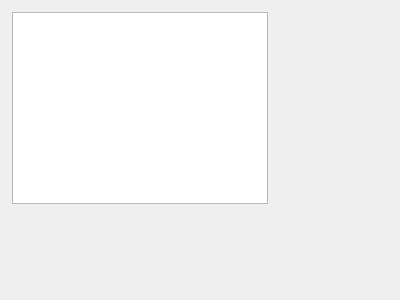
<?xml version="1.0" encoding="UTF-8"?>
<ui version="4.0">
 <class>widget</class>
 <widget class="QWidget" name="widget">
  <property name="geometry">
   <rect>
    <x>0</x>
    <y>0</y>
    <width>400</width>
    <height>300</height>
   </rect>
  </property>
  <property name="windowTitle">
   <string>widget</string>
  </property>
  <widget class="QGraphicsView" name="graphicsView">
   <property name="enabled">
    <bool>true</bool>
   </property>
   <property name="geometry">
    <rect>
     <x>12</x>
     <y>12</y>
     <width>256</width>
     <height>192</height>
    </rect>
   </property>
   <property name="backgroundBrush">
    <brush brushstyle="NoBrush">
     <color alpha="255">
      <red>0</red>
      <green>0</green>
      <blue>0</blue>
     </color>
    </brush>
   </property>
  </widget>
 </widget>
 <layoutdefault spacing="6" margin="11"/>
 <resources/>
 <connections/>
</ui>
